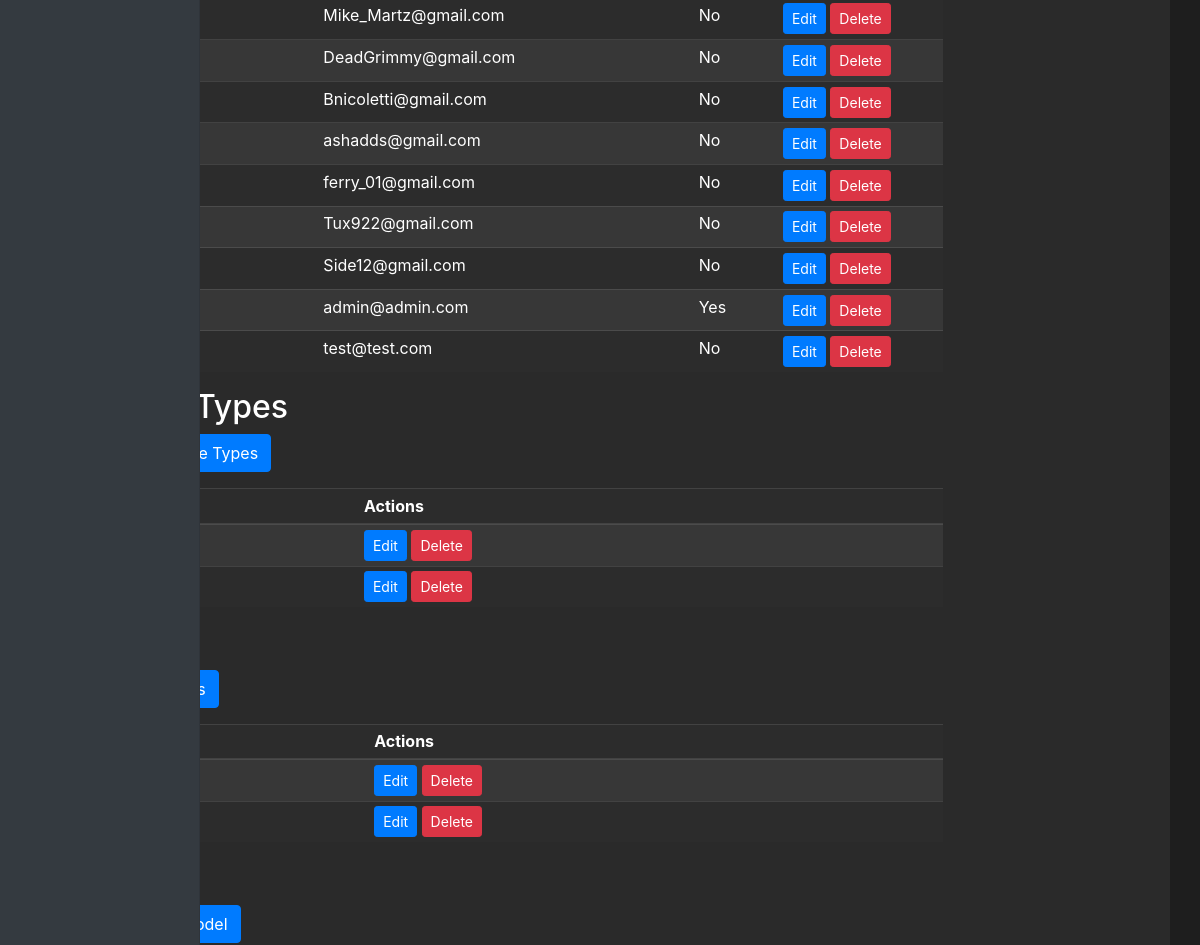
/admin (signed in, middle part), run on an earlier commit of the app's database.
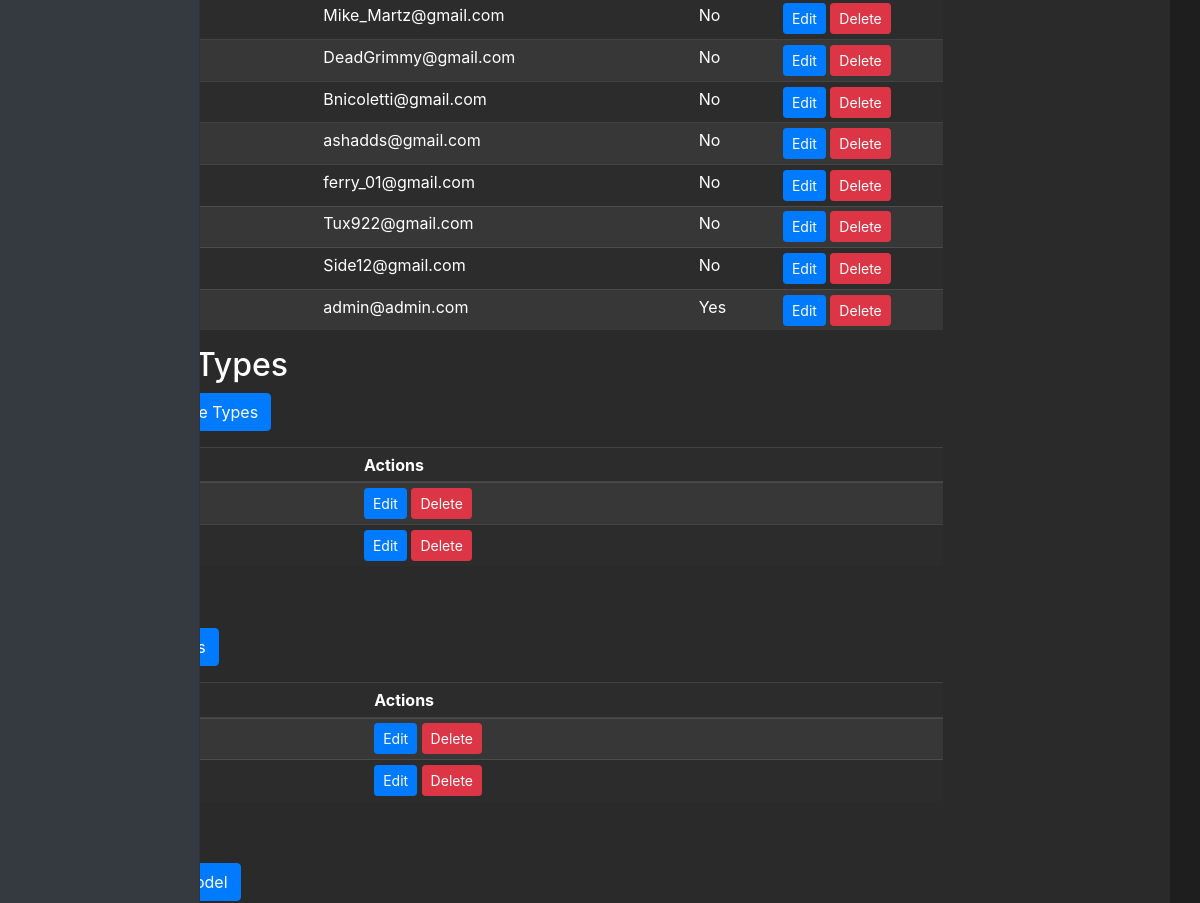
And on a later commit of the database.
### tables this page shows
CREATE TABLE user (
    user_id INTEGER PRIMARY KEY AUTOINCREMENT,
    username VARCHAR(64) NOT NULL,
    email VARCHAR(100) NOT NULL,
    password_hash VARCHAR(255) NOT NULL,
    created_at DATETIME DEFAULT CURRENT_TIMESTAMP,
    admin INTEGER DEFAULT 0
);

CREATE TABLE vehicle_type (
    type_id INTEGER PRIMARY KEY AUTOINCREMENT,
    name VARCHAR(20) NOT NULL
);

CREATE TABLE brand (
    brand_id INTEGER PRIMARY KEY AUTOINCREMENT,
    name VARCHAR(20)
);

### app.py (the view)
@app.route('/admin')
@login_required
def admin():
    if not current_user.admin:
        flash('Access denied. Admin privileges required.')
        return redirect(url_for('home'))
    conn = get_db_connection()
    users = User.get_all_users()
    vehicle_types = conn.execute('SELECT * FROM vehicle_type').fetchall()
    brands = conn.execute('SELECT * FROM brand').fetchall()
    models = conn.execute('''
        SELECT model.model_id, model.name as model_name, brand.name as brand_name, vehicle_type.name as type_name
        FROM model
        JOIN brand ON model.brand_id = brand.brand_id
        JOIN vehicle_type ON model.type_id = vehicle_type.type_id
        ORDER BY model.name
    ''').fetchall()
    colors = conn.execute('SELECT * FROM color').fetchall()
    wheel_sets = conn.execute('SELECT * FROM wheel_set').fetchall()
    conn.close()
    return render_template('admin.html', users=users, vehicle_types=vehicle_types,
                           brands=brands, models=models, colors=colors, wheel_sets=wheel_sets)

### app.py (called while the page is built)
def get_db_connection():
    conn = sqlite3.connect(DATABASE)
    conn.row_factory = sqlite3.Row  # This enables column access by name: row['column_name']
    return conn

@login_manager.user_loader
def load_user(user_id):
    return User.get(user_id)

    @staticmethod
    def get(user_id):
        conn = get_db_connection()
        user_data = conn.execute('SELECT * FROM user WHERE user_id = ?', (user_id,)).fetchone()
        conn.close()
        if user_data:
            return User(
                user_id=user_data['user_id'],
                username=user_data['username'],
                email=user_data['email'],
                password_hash=user_data['password_hash'],
                admin=bool(user_data['admin'])
            )
        return None

    @staticmethod
    def get_all_users():
        conn = get_db_connection()
        users_data = conn.execute('SELECT * FROM user').fetchall()
        conn.close()
        users = []
        for user_data in users_data:
            users.append(User(
                user_id=user_data['user_id'],
                username=user_data['username'],
                email=user_data['email'],
                password_hash=user_data['password_hash'],
                admin=bool(user_data['admin'])
            ))
        return users

### templates/admin.html (shortened to what this page needs)
{% extends "base.html" %}
{% block content %}
<div class="container-fluid">
    <div class="row">
        <nav id="sidebarMenu" class="col-md-3 col-lg-2 d-md-block bg-dark sidebar collapse">
        </nav>
        <main class="col-md-9 ms-sm-auto col-lg-10 px-md-4">
            <div class="table-responsive">
                <table class="table table-striped table-sm">
                    <tbody>
                        {% for user in users %}
                        <tr>
                            <td>{{ user.username }}</td>
                            <td>{{ user.email }}</td>
                            <td>{{ 'Yes' if user.admin else 'No' }}</td>
                            <td>
                                <a href="{{ url_for('update_user', user_id=user.id) }}" class="btn btn-sm btn-primary">Edit</a>
                                <form action="{{ url_for('delete_user', user_id=user.id) }}" method="post" class="d-inline">
                                    <button type="submit" class="btn btn-sm btn-danger" onclick="return confirm('Are you sure?')">Delete</button>
                                </form>
                            </td>
                        </tr>
                        {% endfor %}
                    </tbody>
                </table>
            </div>
            <h2 id="vehicle_types">Vehicle Types</h2>
            <a href="{{ url_for('vehicle_type') }}" class="btn btn-primary mb-3">Manage Vehicle Types</a>
            <div class="table-responsive">
                <table class="table table-striped table-sm">
                    <thead>
                        <tr>
                            <th>Name</th>
                            <th>Actions</th>
                        </tr>
                    </thead>
                    <tbody>
                        {% for type in vehicle_types %}
                        <tr>
                            <td>{{ type.name }}</td>
                            <td>
                                <a href="{{ url_for('vehicle_type_edit', type_id=type.type_id) }}" class="btn btn-sm btn-primary">Edit</a>
                                <button class="btn btn-sm btn-danger">Delete</button>
                            </td>
                        </tr>
                        {% endfor %}
                    </tbody>
                </table>
            </div>
            <h2 id="brands">Brands</h2>
            <a href="{{ url_for('brand_type') }}" class="btn btn-primary mb-3">Manage Brands</a>
            <div class="table-responsive">
                <table class="table table-striped table-sm">
                    <thead>
                        <tr>
                            <th>Name</th>
                            <th>Actions</th>
                        </tr>
                    </thead>
                    <tbody>
                        {% for brand in brands %}
                        <tr>
                            <td>{{ brand.name }}</td>
                            <td>
                                <a href="{{ url_for('brand_type_edit', brand_id=brand.brand_id) }}" class="btn btn-sm btn-primary">Edit</a>
                                <form action="{{ url_for('brand_type_delete', brand_id=brand.brand_id) }}" method="post" class="d-inline">
                                    <button type="submit" class="btn btn-sm btn-danger" onclick="return confirm('Are you sure?')">Delete</button>
                                </form>
                            </td>
                        </tr>
                        {% endfor %}
                    </tbody>
                </table>
            </div>
            <h2 id="models">Models</h2>
            <a href="{{ url_for('create_model') }}" class="btn btn-primary mb-3">Create New Model</a>
        </main>
    </div>
</div>
{% endblock %}

### templates/base.html (shortened to what this page needs)
<!DOCTYPE html>
<html lang="en">
<head>
    <link
      rel="stylesheet"
      href="https://stackpath.bootstrapcdn.com/bootstrap/4.4.1/css/bootstrap.min.css"
    />
    <link
      rel="stylesheet"
      href="https://cdnjs.cloudflare.com/ajax/libs/font-awesome/5.15.4/css/all.min.css"
    />
    <link rel="stylesheet" href="{{ url_for('static', filename='css/style.css') }}">
</head>
<body>
    <div class="container">
        {% block content %}{% endblock %}
    </div>
</body>
</html>

### static/css/style.css (style rules this page uses)
body { background-color: #1e1e1e; color: #ffffff; }
.container { background-color: rgba(45, 45, 45, 0.8); border-radius: 8px; padding: 20px; margin-top: 20px; }
h1, h2, h3, h4, h5, h6 { color: #ffffff; }
.table { color: #ffffff; background-color: rgba(45, 45, 45, 0.8); }
.table thead th { border-bottom-color: rgba(255, 255, 255, 0.1); }
.sidebar { position: fixed; top: 0; bottom: 0; left: 0; z-index: 100; padding: 48px 0 0; box-shadow: inset -1px 0 0 rgba(0, 0, 0, .1); }
main { padding-top: 48px; }
.table { color: #fff; }

What changed in the data, as far as the page shows it:
removed user: email "test@test.com", admin "No"
